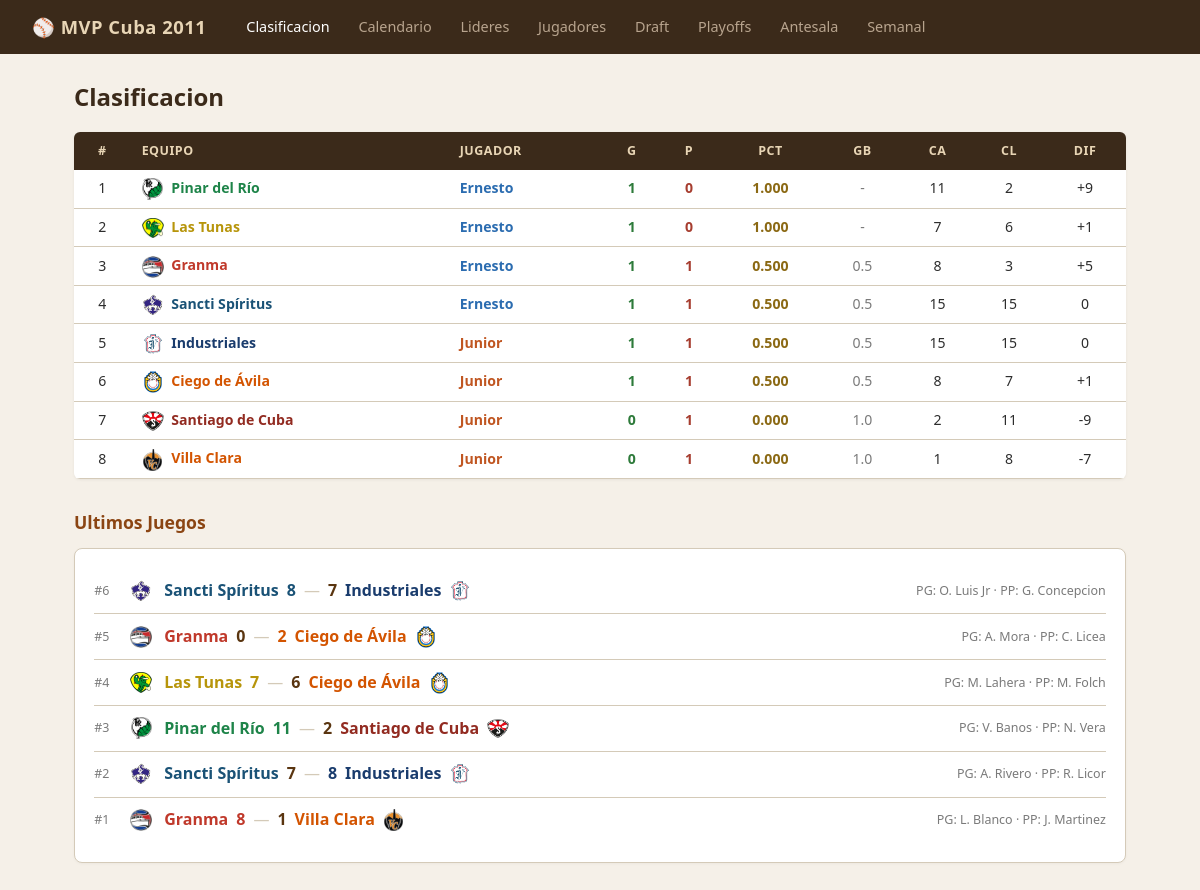
The page / on the database its author committed.
### tables this page shows
CREATE TABLE teams (
            id INTEGER PRIMARY KEY,
            name TEXT NOT NULL,
            short_name TEXT NOT NULL,
            full_name TEXT NOT NULL,
            owner TEXT NOT NULL,
            rank_overall INTEGER,
            rank_pitching INTEGER,
            rank_batting INTEGER,
            rank_fielding INTEGER,
            rank_speed INTEGER,
            rank_pre_draft INTEGER,
            rank_post_draft INTEGER,
            color_primary TEXT,
            color_secondary TEXT,
            logo_file TEXT,
            banner_file TEXT
        );

CREATE TABLE games (
            id INTEGER PRIMARY KEY,
            schedule_id INTEGER UNIQUE REFERENCES schedule(id),
            date TEXT,
            home_runs INTEGER,
            away_runs INTEGER,
            home_hits INTEGER,
            away_hits INTEGER,
            home_errors INTEGER,
            away_errors INTEGER,
            winning_pitcher_id INTEGER REFERENCES players(id),
            losing_pitcher_id INTEGER REFERENCES players(id),
            save_pitcher_id INTEGER REFERENCES players(id),
            notes TEXT
        , home_linescore TEXT, away_linescore TEXT);

CREATE TABLE schedule (
            id INTEGER PRIMARY KEY,
            game_num INTEGER,
            week_num INTEGER,
            home_team_id INTEGER REFERENCES teams(id),
            away_team_id INTEGER REFERENCES teams(id),
            phase TEXT DEFAULT 'regular',
            series_game INTEGER
        );

CREATE TABLE players (
            id INTEGER PRIMARY KEY,
            team_id INTEGER REFERENCES teams(id),
            name TEXT NOT NULL,
            full_name TEXT,
            position TEXT NOT NULL,
            bats_throws TEXT,
            role TEXT NOT NULL,
            lineup_order INTEGER,
            bullpen_role TEXT,
            is_drafted INTEGER DEFAULT 0,
            photo_file TEXT
        );

### blueprints/main/routes.py (the view)
@main_bp.route('/')
def index() -> str:
    standings = get_standings()
    recent = get_recent_games()
    teams = get_all_teams()
    return render_template('index.html', standings=standings, recent=recent, teams=teams)

### db.py (called while the page is built)
def get_db() -> sqlite3.Connection:
    if 'db' not in g:
        from flask import current_app
        g.db = sqlite3.connect(current_app.config['DB_PATH'])
        g.db.row_factory = sqlite3.Row
        cursor = g.db.cursor()
        cursor.execute('PRAGMA journal_mode=WAL')
        cursor.execute('PRAGMA synchronous=NORMAL')
        cursor.execute('PRAGMA foreign_keys=ON')
        cursor.execute('PRAGMA busy_timeout=5000')
        cursor.close()
    return g.db

### services/standings.py (called while the page is built)
def get_all_teams() -> list[sqlite3.Row]:
    return get_db().execute("SELECT * FROM teams ORDER BY name").fetchall()

### templates/index.html (shortened to what this page needs)
{% extends "base.html" %}
{% from 'components/team_link.html' import team_link %}
{% from 'components/owner_badge.html' import owner_badge %}
{% from 'components/logo_img.html' import logo_img %}
{% from 'components/game_score.html' import game_score %}
{% from 'components/pitcher_credits.html' import pitcher_credits %}
{% block content %}
<h1>Clasificacion</h1>
<table class="standings">
    <thead>
        <tr>
            <th class="num">#</th>
            <th>Equipo</th>
            <th>Jugador</th>
            <th class="num">G</th>
            <th class="num">P</th>
            <th class="num">PCT</th>
            <th class="num">GB</th>
            <th class="num">CA</th>
            <th class="num">CL</th>
            <th class="num">DIF</th>
        </tr>
    </thead>
    <tbody>
        {% for s in standings %}
        <tr>
            <td class="num">{{ loop.index }}</td>
            <td>{{ team_link(s.short_name, s.name, s.color_primary, s.logo_file) }}</td>
            <td>{{ owner_badge(s.owner) }}</td>
            <td class="num win">{{ s.wins }}</td>
            <td class="num loss">{{ s.losses }}</td>
            <td class="num pct">{{ s.pct }}</td>
            <td class="num gb">{{ s.gb }}</td>
            <td class="num">{{ s.rs }}</td>
            <td class="num">{{ s.ra }}</td>
            <td class="num">{{ '+' if s.diff > 0 else '' }}{{ s.diff }}</td>
        </tr>
        {% endfor %}
    </tbody>
</table>
{% if recent %}
<h2>Ultimos Juegos</h2>
<div class="card">
    {% for g in recent %}
    <div class="recent-game">
        <a href="{{ url_for('games.game_detail', game_id=g.id) }}" style="display: flex; align-items: center; gap: 0.5rem; text-decoration: none;">
            <span style="color: var(--muted); font-size: 0.78rem; min-width: 28px;">#{{ g.game_num }}</span>
            {{ logo_img(g.home_logo) }}
            <span style="color: {{ g.home_color }}; font-weight: 600;">{{ g.home_name }}</span>
            {{ game_score(g.home_runs, g.away_runs, g.home_color, g.away_color) }}
            <span style="color: {{ g.away_color }}; font-weight: 600;">{{ g.away_name }}</span>
            {{ logo_img(g.away_logo) }}
        </a>
        <span style="color: var(--muted); font-size: 0.78rem;">
            {{ pitcher_credits(g.wp_name, g.lp_name) }}
        </span>
    </div>
    {% endfor %}
</div>
{% endif %}
{% endblock %}

### templates/components/team_link.html
{% from 'components/logo_img.html' import logo_img %}
{% macro team_link(short_name, name, color, logo_file=None) %}
{{ logo_img(logo_file) }}
<a href="{{ url_for('teams.team', short=short_name) }}" style="color: {{ color }}; font-weight: 600;">{{ name }}</a>
{% endmacro %}

### templates/components/owner_badge.html
{% macro owner_badge(owner) %}
<span class="owner-{{ owner|lower }}">{{ owner }}</span>
{% endmacro %}

### templates/components/logo_img.html
{% macro logo_img(logo_file, css_class='inline-logo', alt='') %}
{% if logo_file %}
<img src="{{ url_for('static', filename='graphics/' + logo_file) }}" class="{{ css_class }}" alt="{{ alt }}">
{% endif %}
{% endmacro %}

### templates/components/game_score.html
{% macro game_score(home_runs, away_runs, home_color, away_color) %}
<span class="game-score" style="{% if home_runs > away_runs %}color: {{ home_color }}{% endif %}">{{ home_runs }}</span>
<span style="color: var(--border);">—</span>
<span class="game-score" style="{% if away_runs > home_runs %}color: {{ away_color }}{% endif %}">{{ away_runs }}</span>
{% endmacro %}

### templates/components/pitcher_credits.html (shortened to what this page needs)
{% macro pitcher_credits(wp_name, lp_name, sv_name=None) %}
{% if wp_name %}PG: {{ wp_name }}{% endif %}
{% if lp_name %} &middot; PP: {{ lp_name }}{% endif %}
{% endmacro %}

### static/style.css (style rules this page uses)
:root { --bg: #f5f0e8; --bg-alt: #ece6da; --card: #ffffff; --text: #2d2d2d; --muted: #7a7a7a; --accent: #8b4513; --link: #5a3510; --green: #2d7a3a; --red: #a63d2f; --gold: #8b6914; --border: #d4cab8; --ernesto: #2b6cb0; --junior: #c05621; }
* { margin: 0; padding: 0; box-sizing: border-box; }
body { font-family: 'Segoe UI', system-ui, -apple-system, sans-serif; background: var(--bg); color: var(--text); line-height: 1.6; }
a { color: var(--link); text-decoration: none; }
h1 { color: #3b2a1a; margin-bottom: 1rem; font-size: 1.5rem; font-weight: 700; }
h2 { color: var(--accent); margin: 1.8rem 0 0.8rem; font-size: 1.1rem; font-weight: 600; }
table { width: 100%; border-collapse: collapse; margin-bottom: 1.5rem; background: var(--card); border-radius: 6px; overflow: hidden; box-shadow: 0 1px 3px rgba(0,0,0,0.06); }
th { background: #3b2a1a; color: #e8d5b5; padding: 0.55rem 0.7rem; text-align: left; font-size: 0.78rem; text-transform: uppercase; letter-spacing: 0.5px; font-weight: 600; }
td { padding: 0.45rem 0.7rem; border-bottom: 1px solid var(--border); font-size: 0.88rem; }
.num { text-align: center; }
.owner-ernesto { color: var(--ernesto); font-weight: 600; }
.owner-junior { color: var(--junior); font-weight: 600; }
.standings .win { color: var(--green); font-weight: 700; }
.standings .loss { color: var(--red); font-weight: 700; }
.standings .pct { color: var(--gold); font-weight: 600; }
.standings .gb { color: var(--muted); }
.card { background: var(--card); border: 1px solid var(--border); border-radius: 8px; padding: 1.2rem; margin-bottom: 1rem; box-shadow: 0 1px 3px rgba(0,0,0,0.04); }
.inline-logo { height: 22px; width: 22px; object-fit: contain; vertical-align: middle; margin-right: 4px; }
.recent-game { display: flex; justify-content: space-between; align-items: center; padding: 0.6rem 0; border-bottom: 1px solid var(--border); }
.recent-game:last-child { border-bottom: none; }
.game-score { font-weight: 700; font-size: 1rem; }

### rows shown on the page
teams: logo_file (picture), name "Pinar del Río", owner "Ernesto", wins "1", losses "0", pct "1.000", gb "-", rs "11", ra "2", diff "+", diff "9"
teams: logo_file (picture), name "Las Tunas", owner "Ernesto", wins "1", losses "0", pct "1.000", gb "-", rs "7", ra "6", diff "+", diff "1"
teams: logo_file (picture), name "Granma", owner "Ernesto", wins "1", losses "1", pct "0.500", gb "0.5", rs "8", ra "3", diff "+", diff "5"
teams: logo_file (picture), name "Sancti Spíritus", owner "Ernesto", wins "1", losses "1", pct "0.500", gb "0.5", rs "15", ra "15", diff "0"
teams: logo_file (picture), name "Industriales", owner "Junior", wins "1", losses "1", pct "0.500", gb "0.5", rs "15", ra "15", diff "0"
teams: logo_file (picture), name "Ciego de Ávila", owner "Junior", wins "1", losses "1", pct "0.500", gb "0.5", rs "8", ra "7", diff "+", diff "1"
teams: logo_file (picture), name "Santiago de Cuba", owner "Junior", wins "0", losses "1", pct "0.000", gb "1.0", rs "2", ra "11", diff "-9"
teams: logo_file (picture), name "Villa Clara", owner "Junior", wins "0", losses "1", pct "0.000", gb "1.0", rs "1", ra "8", diff "-7"
games: game_num "6", logo_file (picture), home_name "Sancti Spíritus", home_runs "8", away_runs "7", away_name "Industriales"
players: name "O. Luis Jr"
players: name "G. Concepcion"
games: game_num "5", logo_file (picture), home_name "Granma", home_runs "0", away_runs "2", away_name "Ciego de Ávila"
players: name "A. Mora"
players: name "C. Licea"
games: game_num "4", logo_file (picture), home_name "Las Tunas", home_runs "7", away_runs "6", away_name "Ciego de Ávila"
players: name "M. Lahera"
players: name "M. Folch"
games: game_num "3", logo_file (picture), home_name "Pinar del Río", home_runs "11", away_runs "2", away_name "Santiago de Cuba"
players: name "V. Banos"
players: name "N. Vera"
games: game_num "2", logo_file (picture), home_name "Sancti Spíritus", home_runs "7", away_runs "8", away_name "Industriales"
players: name "A. Rivero"
players: name "R. Licor"
games: game_num "1", logo_file (picture), home_name "Granma", home_runs "8", away_runs "1", away_name "Villa Clara"
players: name "L. Blanco"
players: name "J. Martinez"
